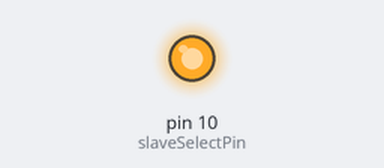
Recording of a sketch running on a simulated Arduino Uno, built with avr-gcc and run on an emulated ATmega328P. Shown: output pins drawn as LEDs (lit = HIGH).

Above: at 0.1 s.
Timing chart, 0 to 1.6 s (numbered marks = the images above):
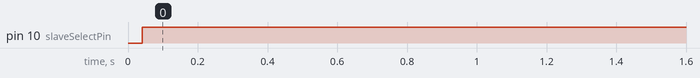

Measured:
- by itself, pin 10 (slaveSelectPin): LOW → HIGH at 0.04 s

The sketch:

scale.ino
```cpp
/*
  Digital Pot Control

  This example controls an Analog Devices AD5206 digital potentiometer.
  The AD5206 has 6 potentiometer channels. Each channel's pins are labeled
  A - connect this to voltage
  W - this is the pot's wiper, which changes when you set it
  B - connect this to ground.

 The AD5206 is SPI-compatible,and to command it, you send two bytes,
 one with the channel number (0 - 5) and one with the resistance value for the
 channel (0 - 255).

 The circuit:
  * All A pins  of AD5206 connected to +5V
  * All B pins of AD5206 connected to ground
  * An LED and a 220-ohm resisor in series connected from each W pin to ground
  * CS - to digital pin 10  (SS pin)
  * SDI - to digital pin 11 (MOSI pin)
  * CLK - to digital pin 13 (SCK pin)

 created 10 Aug 2010
 by Tom Igoe

 Thanks to Heather Dewey-Hagborg for the original tutorial, 2005

*/


// include the SPI library:
#include <SPI.h>

#include <table.h>

// set pin 10 as the slave select for the digital pot:
const int slaveSelectPin = 10;
const int pot0 = 0;
const int pot1 = 2;
const int filterPot0 = 3;
const int filterPot1 = 1;
const int pulsePin = 7;

const int major_arpeggio[] = {0, 4, 7, 12, 7, 4, 0};

unsigned long duration;


void setup() {
  pinMode(pulsePin, INPUT);

  // set the slaveSelectPin as an output:
  pinMode (slaveSelectPin, OUTPUT);
  // initialize SPI:
  SPI.begin();

  Serial.begin(38400);
}

void loop() {
    int level = 1;
    digitalPotWrite(filterPot0, level);
    digitalPotWrite(filterPot1, level);

    for (int note=28; note<70; note++) {
        play_arpeggio(note);
        delay(500);
    }
}


void play_arpeggio(int note) {
    for (int i=0; i<7; i++) {
        play_note(note + major_arpeggio[i]);
        delay(250);
    }
}

void play_note(int note) {
    digitalPotWrite(filterPot0, level0_table[note+12]);
    digitalPotWrite(filterPot1, level1_table[note+12]);
    //digitalPotWrite(filterPot0, 1);
    //digitalPotWrite(filterPot1, 1);
    digitalPotWrite(pot0, level0_table[note]);
    digitalPotWrite(pot1, level1_table[note]);
}

void digitalPotWrite(int address, int value) {
  // take the SS pin low to select the chip:
  digitalWrite(slaveSelectPin,LOW);
  //  send in the address and value via SPI:
  SPI.transfer(address);
  SPI.transfer(value);
  // take the SS pin high to de-select the chip:
  digitalWrite(slaveSelectPin,HIGH);
}
```
